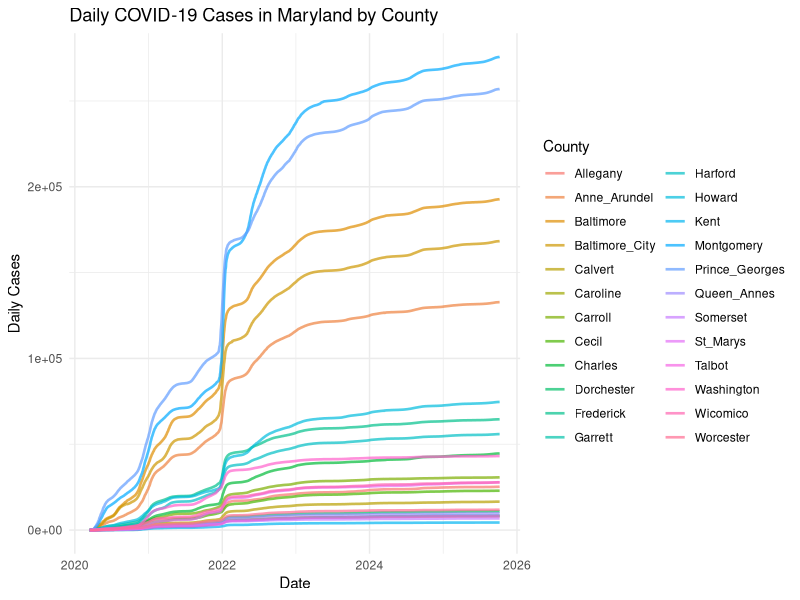
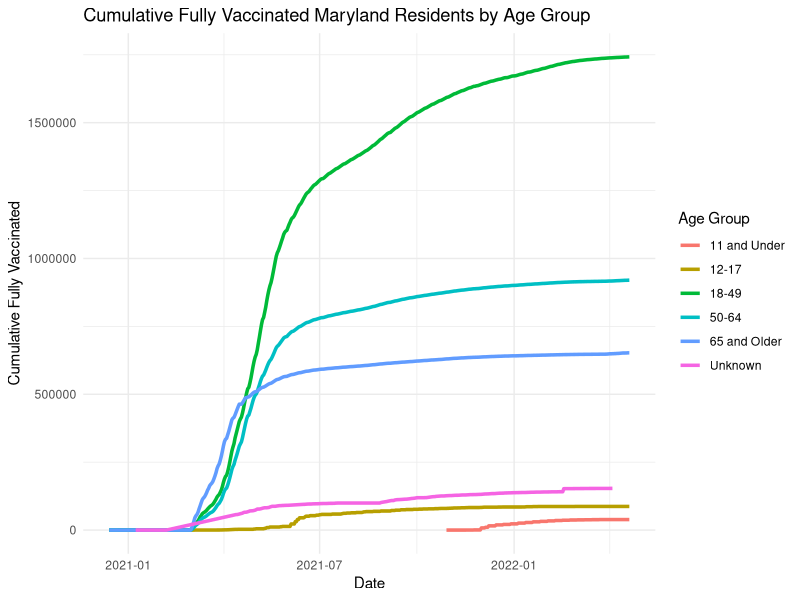
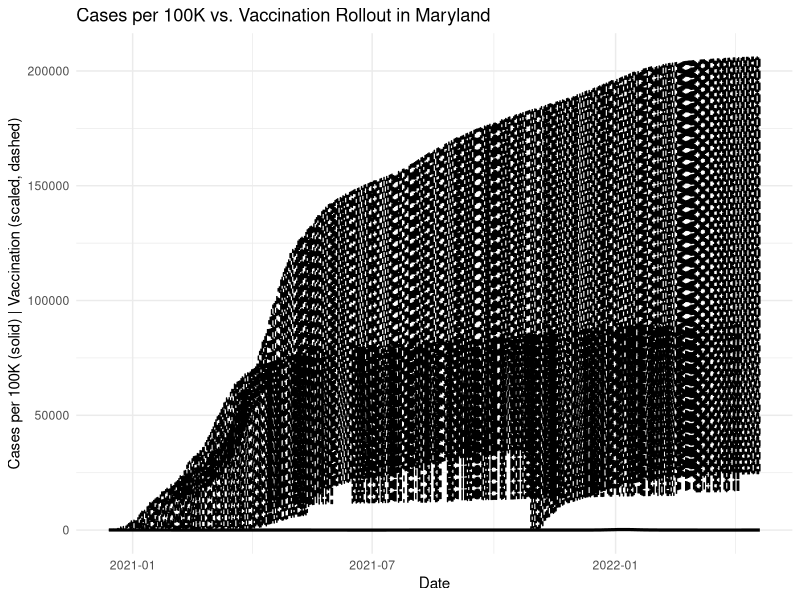

These figures' R source, in order:
## ---- chunk 1
library(tidyverse)

# Load the county-level COVID-19 dataset.
# The file should already be cleaned, so this step simply brings it into R.
county <- read_csv("County.csv")

# Create a line chart showing how daily COVID-19 cases changed over time
# for each Maryland county in the dataset. Colored per county for readability 
# and separation of counties.
ggplot(county, aes(x = Date, y = Cases, color = County)) +
  
  # Plot a separate line for each county. A line graph allows us to document 
  # and separate all the counties on a graph. The slight transparency helps
  # prevent the plot from looking too cluttered when many counties overlap.
  geom_line(alpha = 0.7, linewidth = 0.9) +
  
  # A minimal theme to keep the graphic clean and readable.
  theme_minimal() +
  
  # Labels
  labs(
    title = "Daily COVID-19 Cases in Maryland by County",
    x = "Date",
    y = "Daily Cases",
    color = "County"
  )

## ---- chunk 2
# Load the statewide vaccination dataset.
# This file contains cumulative vaccination counts broken down by age group.
state <- read_csv("Statewide.csv")

# Plot the cumulative number of fully vaccinated individuals over time,
# grouped by age range. Each age group gets its own line. Color by age range for
# easy interpretation.
ggplot(state, aes(x = Date, y = FullyVaccinatedCumulative, color = AgeRange)) +
  
  # A line graph here will be easy to look at every age group separately, 
  # especially because there are so few of them.
  geom_line(linewidth = 1.2) +
  
  # Minimal theme to keep the plot simple and easy to read.
  theme_minimal() +
  
  # Labels
  labs(
    title = "Cumulative Fully Vaccinated Maryland Residents by Age Group",
    x = "Date",
    y = "Cumulative Fully Vaccinated",
    color = "Age Group"
  )

## ---- chunk 3
# This plot compares statewide COVID-19 case rates with the vaccination rollout.
# Both trends are plotted on the same timeline so we can see how they change together.

ggplot(state, aes(x = Date)) +
  
  # Statewide cases per 100,000 residents.
  # This solid line shows how infection levels changed over time.
  geom_line(aes(y = Cases_per_100), linewidth = 1.1) +
  
  # Cumulative first vaccine doses. A line graph because we're looking at 
  # trends and we can see the change over time easily with a line graph.
  # Since vaccination numbers are much larger, we scale them down (divided by 10) 
  # so both lines can be compared on the same graph.
  # A dashed line helps visually separate vaccination trends from case trends. 
  # A smaller linewidth to see the denser areas in the graph.
  # No color because there are so many cases, we can look at density.
  geom_line(aes(y = FirstDailyDoseCumulative / 10), 
            linewidth = 0.5, 
            linetype = "dashed") +
  
  # Minimal theme to keep the visualization clean and easy to interpret.
  theme_minimal() +
  
  # Labels
  labs(
    title = "Cases per 100K vs. Vaccination Rollout in Maryland",
    x = "Date",
    y = "Cases per 100K (solid) | Vaccination (scaled, dashed)"
  )

